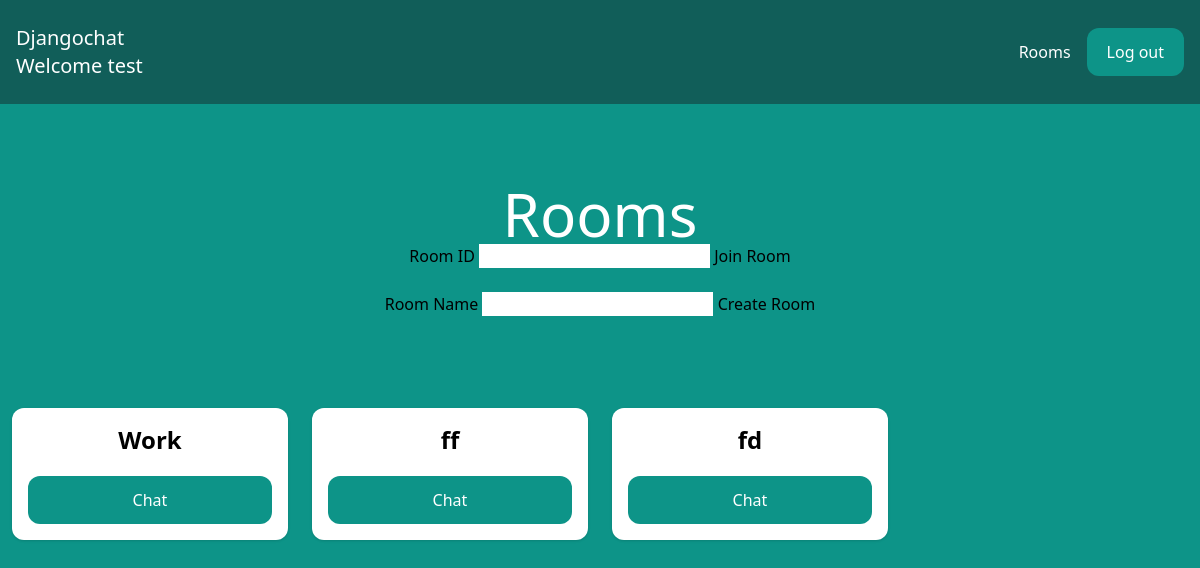
The page /rooms/ (signed in) on the database as committed earlier.
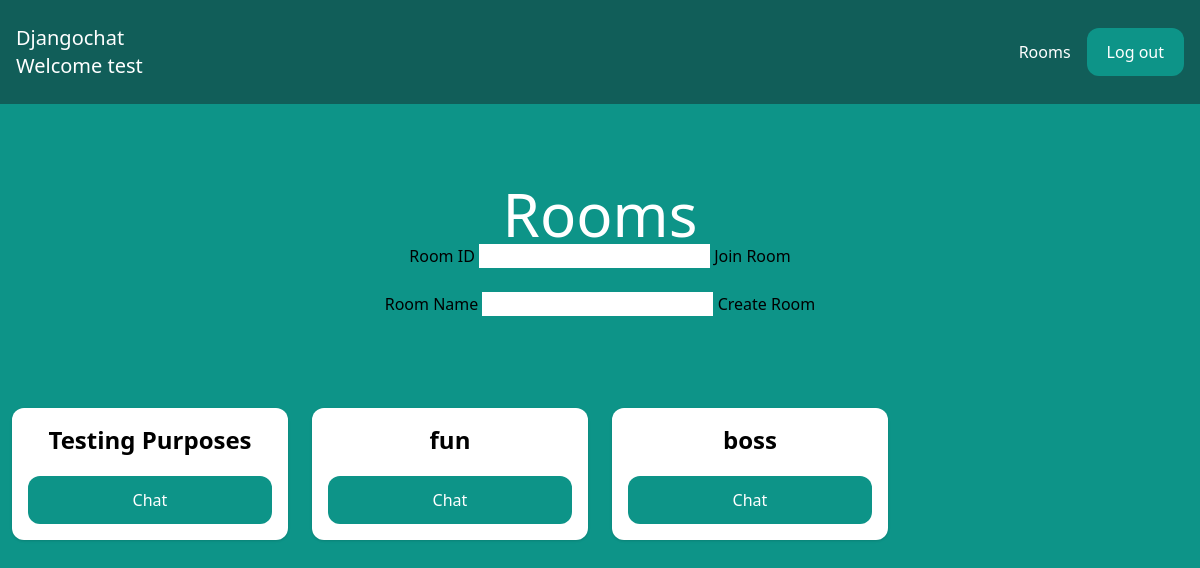
The same page on the database as committed later.
### room/models.py (models this page shows, shortened)
class Room(models.Model):
    name = models.CharField(max_length=255)
    slug = models.SlugField(unique=True)
    participants = models.ManyToManyField(User, related_name='joined_rooms')
    online_participants = models.ManyToManyField(User, related_name='online_rooms', blank=True)

### room/views.py (the view, shortened to what this page needs)
# urls.py: path('', views.user_rooms, name='user_rooms'),
@login_required
def user_rooms(request):
    user_rooms = Room.objects.filter(participants=request.user)
    return render(request, 'room/rooms.html', {'user_rooms': user_rooms})

### room/templates/room/rooms.html (shortened to what this page needs)
{% extends 'core/base.html' %}
{% block content %}
<div class="p-10 lg:p-20 text-center">
    <h1 class="text-3xl lg:text-6xl text-white">Rooms</h1>
    <form method="POST" action="{% url 'user_rooms' %}">
        <label>Room ID</label>
        <input type="text" name="room_slug" id="room_slug">
        <button type="submit">Join Room</button>
    </form>
    <br>
    <form method="POST" action="{% url 'user_rooms' %}">
        <label>Room Name</label>
        <input type="text" name="room_name" id="room_name">
        <button type="submit">Create Room</button>
    </form>
</div>
<div class="w-full flex flex-wrap items-center">
    {% for room in user_rooms %}
        <div class="w-full lg:w-1/4 px-3 py-3">
            <div class="p-4 bg-white shadow rounded-xl text-center">
                <h2 class="mb-5 text-2xl font-semibold">{{ room.name }}</h2>
                <a href="{% url 'room' room.slug %}" class="px-5 py-3 block rounded-xl text-white bg-teal-600 hover:bg-teal-700">Chat</a>
            </div>
        </div>
    {% endfor %}
</div>
{% endblock %}

Rows that differ between the two databases and show on the page:
removed Room: name "Work"
removed Room: name "ff"
removed Room: name "fd"
added Room: name "Testing Purposes"
added Room: name "fun"
added Room: name "boss"
